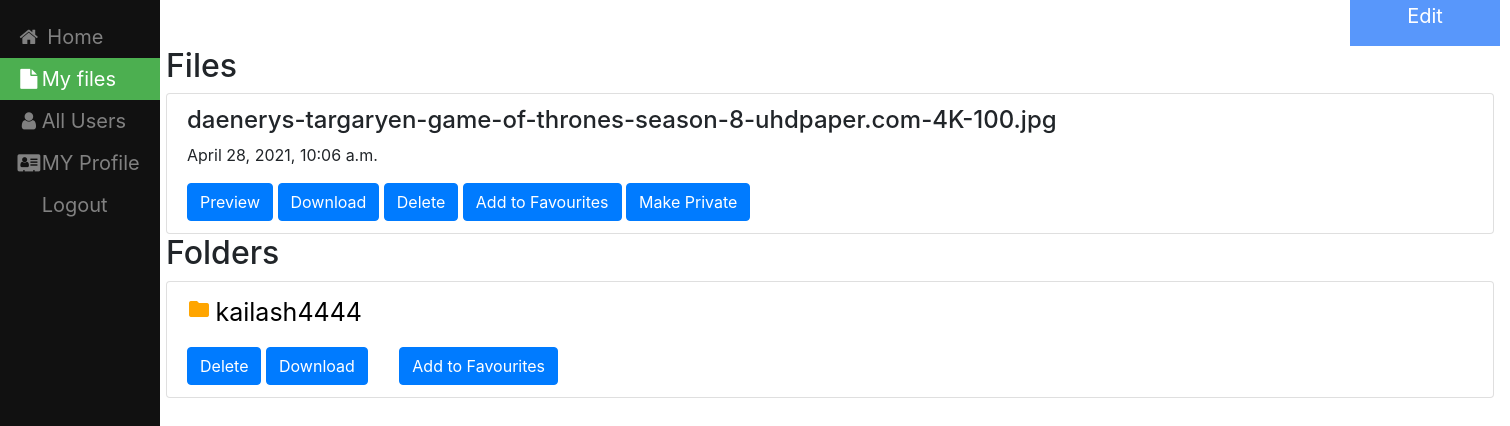
Page /My_Files (signed in) on the earlier database version.
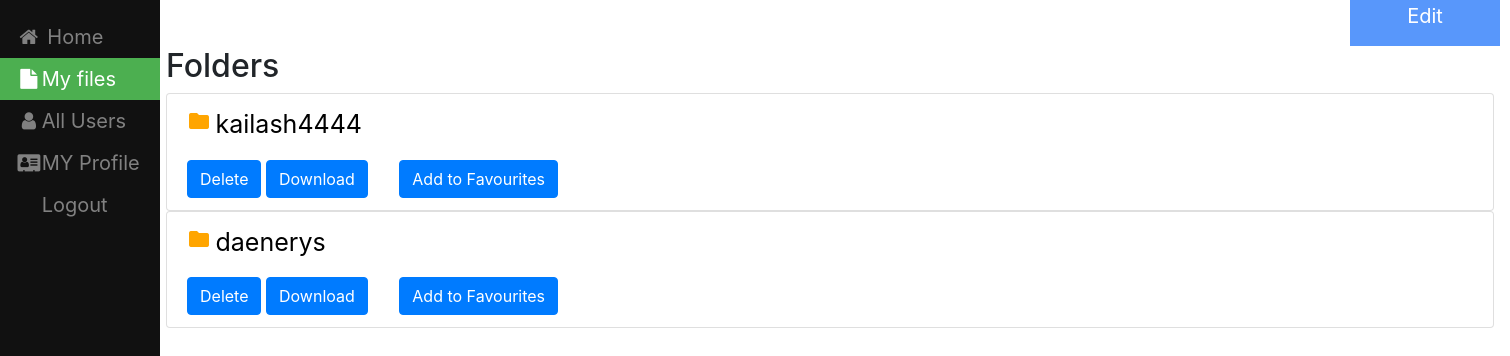
Same page on the later database version.
### filesharing/models.py (models this page shows, shortened)
class File(models.Model):
    name = models.CharField(max_length=100,null=True,blank=True)
    file=models.FileField(upload_to=user_directory_path);
    created_on = models.DateTimeField(auto_now_add=True)
    user = models.ForeignKey(User,on_delete=models.CASCADE, default=None)
    folder=models.ForeignKey(Folder,null=True,on_delete=models.CASCADE,blank=True)
    isprivate = models.BooleanField(default=False)

class Folder(models.Model):
    name=models.CharField(max_length=100,null=True,blank=True)
    user=models.ForeignKey(User,on_delete=models.CASCADE, default=None)
    linkedfolder=models.ForeignKey("self",null=True,on_delete=models.CASCADE,blank=True)
    def __str__(self):
        return  self.name

### filesharing/views.py (the view)
# urls.py: path('My_Files',views.My_Files,name='My_Files'),
def My_Files(request):
    user = request.user
    all_files = File.objects.filter(user=user)
    all_folders = Folder.objects.filter(user=user)
    top_folder = all_folders.filter(linkedfolder__isnull=True)
    top_file = all_files.filter(folder__isnull=True)
    f = fav.objects.filter(user=request.user)
    files = f
    fi = set(())
    fold = set(())
    for i in range(len(files)):
        if files[i].sfile:
            fi.add(files[i].sfile.id)
        elif files[i].sfolder:
            fold.add(files[i].sfolder.id)
    favfiles = []
    notfavfiles = []
    favfolders = []
    notfavfolders = []
    for i in range(len(top_file)):
        if top_file[i].id in fi:
            favfiles.append(top_file[i])
        else:
            notfavfiles.append(top_file[i])
    for i in range(len(top_folder)):
        if top_folder[i].id in fold:
            favfolders.append(top_folder[i])
        else:
            notfavfolders.append(top_folder[i])
    context = {'all_files': favfiles, 'notfav':notfavfiles,'all_folders': favfolders,'notfavfolders':notfavfolders}
    return render(request, 'filesharing/MY_Files.html', context)

### templates/filesharing/MY_Files.html (shortened to what this page needs)
{% load static %}
<!DOCTYPE html>
<html lang="en" dir="ltr">
  <head>
    <link rel="stylesheet" type="text/css" href="{%  static "css/styles.css" %}"/>
    <link rel="stylesheet" href="https://cdnjs.cloudflare.com/ajax/libs/font-awesome/4.7.0/css/font-awesome.min.css">
    <link rel="stylesheet" href="https://maxcdn.bootstrapcdn.com/bootstrap/4.0.0/css/bootstrap.min.css">
  </head>
<body>
<div class="sidebar">
  <a href="home1"><i class="fa fa-fw fa-home"></i> Home</a>
  <a class="active" href="My_Files"><i class="fa fa-fw fa-file"></i>My files</a>
  <a href="allusers"><i class="fa fa-fw fa-user"></i>All Users</a>
  <a href="createdprofile"><i class="fa fa-fw fa-address-card"></i>MY Profile</a>
  <a href="logout">Logout</a>
 </div>
<div class="dropdown">
  <button class="dropbtn">Edit </button>
</div>
<div class="content">
  <div class="list-group">
    {%  if notfav or all_files  %}
  <h2> Files</h2>
  {% endif %}
 </div>
{% for file in notfav %}
        <div class="list-group">
             <div class="list-group-item">
                 <h4 class="list-group-item-text">{{ file.name}}</h4>
                  <p class="list-group-item-text">{{ file.created_on}}</p>
                <td> <a class="list-group-item-text" href="{{ file.file.url }}" target="_blank"><button type="button" class="btn btn-primary">Preview</button> </a> </td>
                 <a class="list-group-item-text" href="{{ file.file.url }}" target="_blank" download><button type="button" class="btn btn-primary">Download</button></a>
               <a class="list-group-item-text" href="{% url 'filesharing:delete' file.pk %}" ><button type="button" class="btn btn-primary">Delete</button></a>
                 <a class="list-group-item-text" href="{% url 'filesharing:starredfile' file.pk  %}" ><button type="button" class="btn btn-primary">Add to Favourites</button></a>
                 {% if file.isprivate %}
                    <a class="list-group-item-text" href="{% url 'filesharing:makepublic' file.pk %}" ><button type="button" class="btn btn-primary">Make Public</button></a>
                 {% else %}
                     <a class="list-group-item-text" href="{% url 'filesharing:makeprivate' file.pk %}" ><button type="button" class="btn btn-primary">Make Private</button></a>
                  {% endif %}
             </div>
        </div>
 {% endfor %}
 <div class="list-group">
 {% if all_folders or notfavfolders %}
 <h2> Folders</h2>
{% endif %}
 </div>
 <div class="list-group">
{% for f in notfavfolders %}
        <div class="list-group">
             <div class="list-group-item">
                   <i class="material-icons"  style="color: orange" >
                 </i>
                 <a  style="font-size:25px;color:black" href="{% url 'filesharing:user-linked-files' f.id %}" > {{ f }} </a> <br>
                      <a  class="list-group-item-text"  href="{% url 'filesharing:folder-delete' f.id %}" ><button type="button" class="btn btn-primary">Delete</button></a>
                 <a class="list-group-item-text" href="{% url 'filesharing:download_folder' f.id %}" target="_blank" download><button type="button" class="btn btn-primary">Download</button></a>&nbsp;&nbsp;&nbsp;&nbsp;&nbsp;&nbsp;
                 <a class="list-group-item-text" href="{% url 'filesharing:starredfolder' f.id %}" ><button type="button" class="btn btn-primary">Add to Favourites</button></a>
          </div>
        </div>
 {% endfor %}
 </div>
</div>
</body>
</html>

Differences in the rows shown:
removed File: name "daenerys-targaryen-game-of-thrones-season-8-uhdpaper.com-4K-100.jpg", created_on "April 28, 2021, 10:06 a.m.", isprivate "Make Private"
added Folder: name "daenerys"
Other differences:
text no longer shown: "Files"
